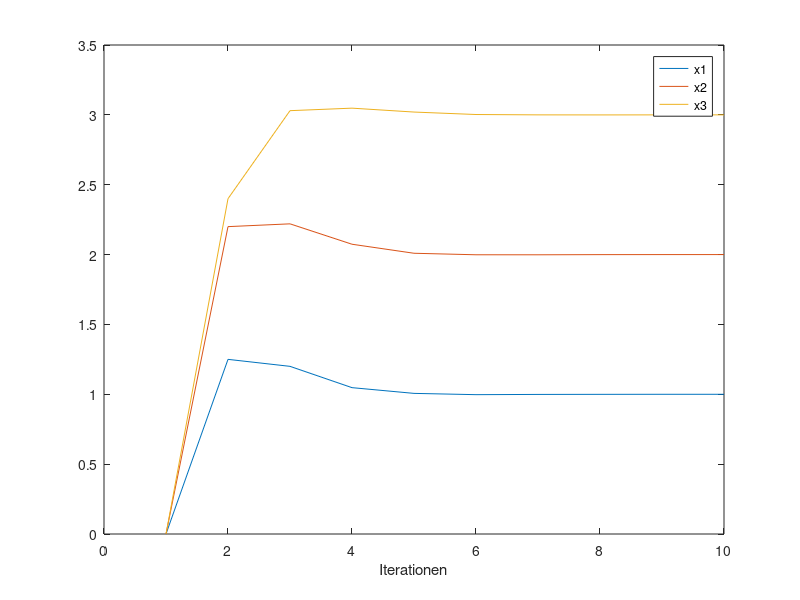
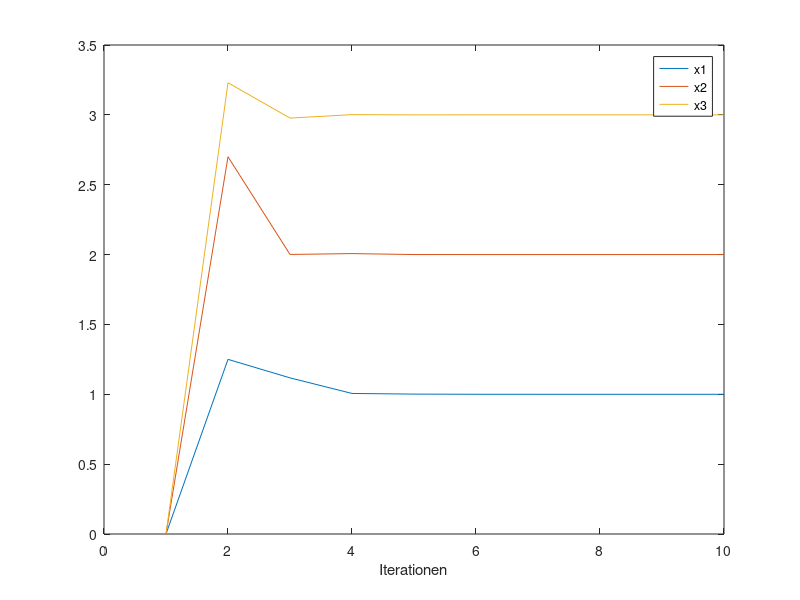

MATLAB code for these plots, in order:
%Vars
A = [
    4 -1 1
    -2 5 1
    1 -2 5
    ];
b = [5; 11; 12;];
A_inv = inv(A);
D = diag(diag(A));
L = tril(A, -1);
R = triu(A,  1);
Iters = 10;
x_start = [0;0;0;];

%Cramersche Regel
res_1 = A_inv * b;
fprintf(['Ergebnis mit der Cramerschen Regel: ' ...
    'x1=%.2f, x2=%.2f, x3=%.2f\n'], res_1)

%\-Operator
res_2 = A \ b;
fprintf(['Ergebnis mit dem \\-Operator: ' ...
    'x1=%.2f, x2=%.2f, x3=%.2f\n'], res_2)

%Jacobi Iteration
res_3(:,1) = x_start;
for i=2:Iters
    res_3(:,i) = -D \ (L + R) * res_3(:,i-1) + D \ b;
end
fprintf(['Ergebnis mit der Jacobi-Iteration: ' ...
    'x1=%.2f, x2=%.2f, x3=%.2f\n'], res_3(:,Iters))
figure(1)
plot(1:1:Iters, res_3')
xlabel('Iterationen')
legend('x1', 'x2', 'x3')

%Gauß-Seidel-Iteration
res_4(:,1) = x_start;
for i=2:Iters
    res_4(:,i) = -(D+L) \ (R * res_4(:,i-1)) + (D+L)\b;
end
fprintf(['Ergebnis mit der Gauß-Seidel-Iteration: ' ...
    'x1=%.2f, x2=%.2f, x3=%.2f\n'], res_4(:,Iters))
figure(2)
plot(1:1:Iters, res_4')
xlabel('Iterationen')
legend('x1', 'x2', 'x3')